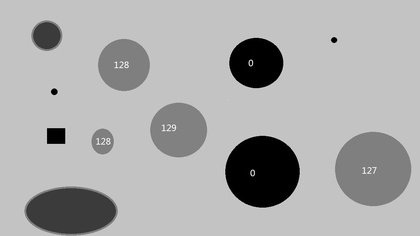
%> input picture 机器蛇的视觉大脑/src.jpg, 420 x 236 px, shrunk from 1152 x 648 before the run
$ octave demo.m   (GNU Octave 9; MATLAB toolbox functions it lacks are replaced by stand-ins)
%> lines starting %> are read from the running program, lines starting %| are printed output that depends on the picture; in (x1, y1, x2, y2) boxes, pixels count from 0 and x2, y2 are one past the last pixel; in counts of white or black regions, pixels touching at a corner belong together; the program's own positions count from 1
close all;
clear all;

Img = imread('src.jpg');
%> Img is the input picture: size 236x420x3 uint8; mean R, G, B 170.2, 170.2, 170.2
% [20 lines of commented-out code are left out]


figure,
imshow(Img);
title('Img');

imagesc(Img ,[0 255]);
%预处理
J=rgb2gray(Img);
%灰度处理 显示灰度图
figure,
imshow(J);
title('灰度化');

%figure, imhist(J); %J 直方图
%
[row,col]=size(J);
%> row = 236; col = 420
M=zeros(row,col);
for i=1:row
for j=1:col
if J(i,j)>153
M(i,j)=1;
else
M(i,j)=0;
end
end
end
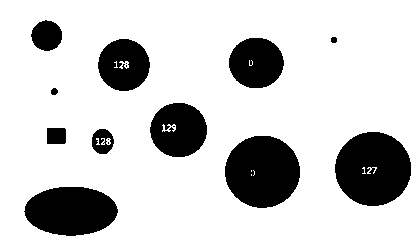
%> M: size 236x420 double; values 0 (black) and 1 (white), 79.6% white; 16 black regions (5 under 20 px), largest, box (x1, y1, x2, y2) and area: (335, 132, 411, 206) 4376, (225, 136, 300, 208) 4237, (24, 187, 118, 236) 3583
figure;
imshow(M);
title('人工阈值二值图');


BW=edge(M,'canny');
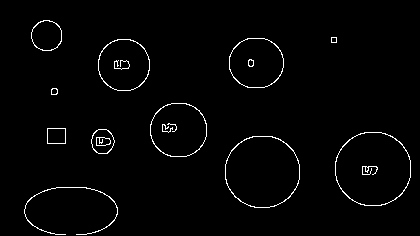
%> BW: size 236x420 logical; 1.9% white in thin lines or dots, all inside (x1, y1, x2, y2) = (24, 20, 411, 235)
figure;
imshow(BW);
title('边缘检测');

%边缘检测
X=strel('line',3,90);
Y=strel('line',3,0);
N=imdilate(BW,[X Y]);
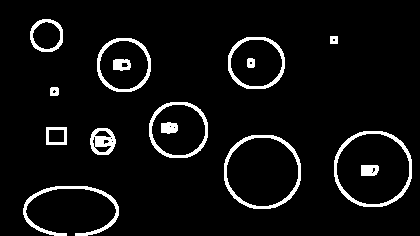
%> N: size 236x420 logical; 6% white; 15 white regions, largest, box (x1, y1, x2, y2) and area: (334, 131, 412, 207) 852, (224, 135, 301, 209) 836, (23, 186, 119, 236) 781
% [22 lines of commented-out code are left out]
figure,imshow(N);title('去掉了最外边的连通')
M=bwareaopen(N,100); %去掉较小的连通区域，只剩下最大和目标，500是统计值
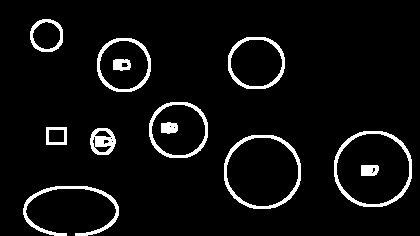
%> M: size 236x420 logical; 5.8% white; 12 white regions, largest, box (x1, y1, x2, y2) and area: (334, 131, 412, 207) 852, (224, 135, 301, 209) 836, (23, 186, 119, 236) 781
figure,imshow(M);title('去掉了小的连通区域');
M1=imfill(M,'holes');
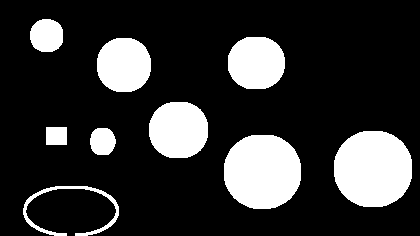
%> M1: size 236x420 logical; 19.9% white; 9 white regions
figure,imshow(M1);title('填充后的图像');
%再一次标记
L=bwlabel(M1,8); %标记连通
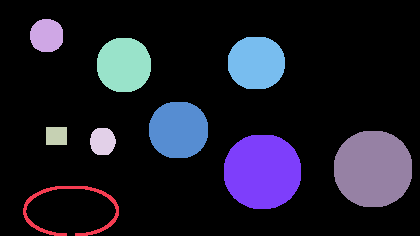
%> L: size 236x420 double; 10 distinct labels, from 0 to 9; one colour per label, 0 black
stats=regionprops(L,'Centroid','BoundingBox','MajorAxisLength','MinorAxisLength' );
%> stats = 9 regions; largest, box (x1, y1, x2, y2), Centroid, MajorAxisLength and MinorAxisLength: (334, 131, 412, 207) [373.7 169.5] 79.44 77.51, (224, 135, 301, 209) [263 172.3] 78.4 75.55, (23, 186, 119, 236) [71.7 210.8] 126.8 71.34
%根据 regionprops 的 BoundingBox 两个半径，获取长*宽最大的连通域
max_index = 1;
max_area = 0;
for i = 1 : length(stats)
    area = stats(i).MajorAxisLength * stats(i).MinorAxisLength
    if area > max_area
        max_area =  area
        max_index = i
    end
end
%> this loop made 9 passes
%> (area, max_area, max_index) on pass 1: (9044.3, 9044.3, 1)
%> area on passes 2 to 7: 1150.6, 504, 737.1, 3050.4, 3475.1, 5923.3

figure,imshow(M);title('最大连通域标定');
hold on ; %继续绘制

%画出圆心
plot(stats(max_index).Centroid(1), stats(max_index).Centroid(2), 'r.', 'MarkerSize', 18)

t=0:pi/50:2*pi;
%画个外接圆
x1=stats(max_index).Centroid(1)+stats(max_index).MajorAxisLength/2*sin(t);
%> x1 = 101 values, max 135.1 at index 26, min 8.3 at index 76, mean 71.69
y1=stats(max_index).Centroid(2)+stats(max_index).MajorAxisLength/2*cos(t);
%> y1 = 101 values, max 274.2 at index 1, min 147.4 at index 51, mean 211.5
plot(x1,y1,'r');
%画个外接圆缩小半径的同心圆
x=stats(max_index).Centroid(1)+(stats(max_index).MinorAxisLength/2-20)*sin(t);
%> x = 101 values, max 87.36 at index 26, min 56.02 at index 76, mean 71.69
y=stats(max_index).Centroid(2)+(stats(max_index).MinorAxisLength/2-20)*cos(t);
%> y = 101 values, max 226.5 at index 1, min 195.2 at index 51, mean 211
plot(x,y);
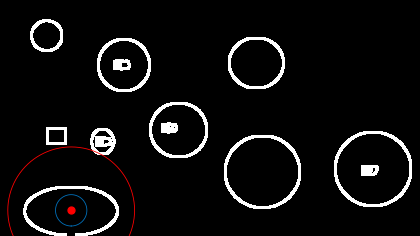
%> figure redrawn from the program's plot data; its title reads '最大连通域标定'

hold off;

% [17 lines of commented-out code are left out]

$ run again, with 机器蛇的视觉大脑/bigsquire.jpg copied over 机器蛇的视觉大脑/src.jpg
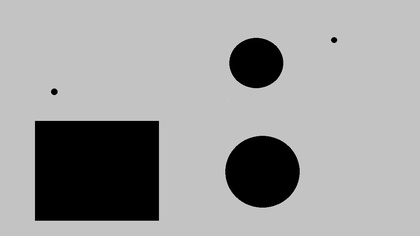
%> input picture 机器蛇的视觉大脑/bigsquire.jpg, 420 x 236 px, shrunk from 1152 x 648 before the run
%> Img is the input picture: size 236x420x3 uint8; min 0, max 216, mean 158.2
%> after the loop `for i=1:row`:
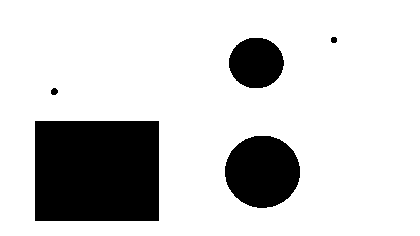
%> M: size 236x420 double; values 0 (black) and 1 (white), 80.9% white; 5 black regions, box (x1, y1, x2, y2) and area: (35, 121, 159, 221) 12400, (225, 136, 300, 208) 4247, (229, 38, 284, 88) 2172, (51, 88, 58, 95) 39, (331, 37, 337, 43) 32
%> BW: size 236x420 logical; 0.93% white in thin lines or dots, all inside (x1, y1, x2, y2) = (35, 37, 337, 221)
%> N: size 236x420 logical; 2.9% white; 5 white regions, box (x1, y1, x2, y2) and area: (34, 120, 160, 222) 1332, (224, 135, 301, 209) 836, (228, 37, 285, 89) 592, (50, 87, 59, 96) 72, (330, 36, 338, 44) 60
%> M1: size 236x420 logical; 20.1% white; 3 white regions
%> L: size 236x420 double; 4 distinct labels, from 0 to 3
%> stats = 3 regions; box (x1, y1, x2, y2), Centroid, MajorAxisLength and MinorAxisLength: (34, 120, 160, 222) [97.5 171.5] 145.5 117.8, (224, 135, 301, 209) [263 172.3] 78.4 75.55, (228, 37, 285, 89) [256.9 63.5] 58.23 53.71
%> the loop `for i = 1 : length(stats)` made 3 passes
%> (area, max_area, max_index) on pass 1: (17136, 17136, 1)
%> x1 = 101 values, max 170.2 at index 26, min 24.75 at index 76, mean 97.5
%> y1 = 101 values, max 244.2 at index 1, min 98.75 at index 51, mean 172.2
%> x = 101 values, max 136.4 at index 26, min 58.61 at index 76, mean 97.5
%> y = 101 values, max 210.4 at index 1, min 132.6 at index 51, mean 171.9
%> `plot(x,y);`:
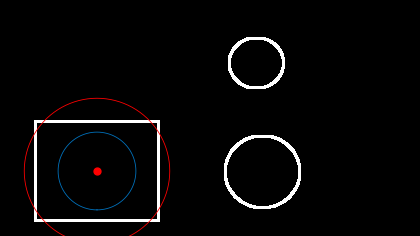
%> figure redrawn from the program's plot data; its title reads '最大连通域标定'
